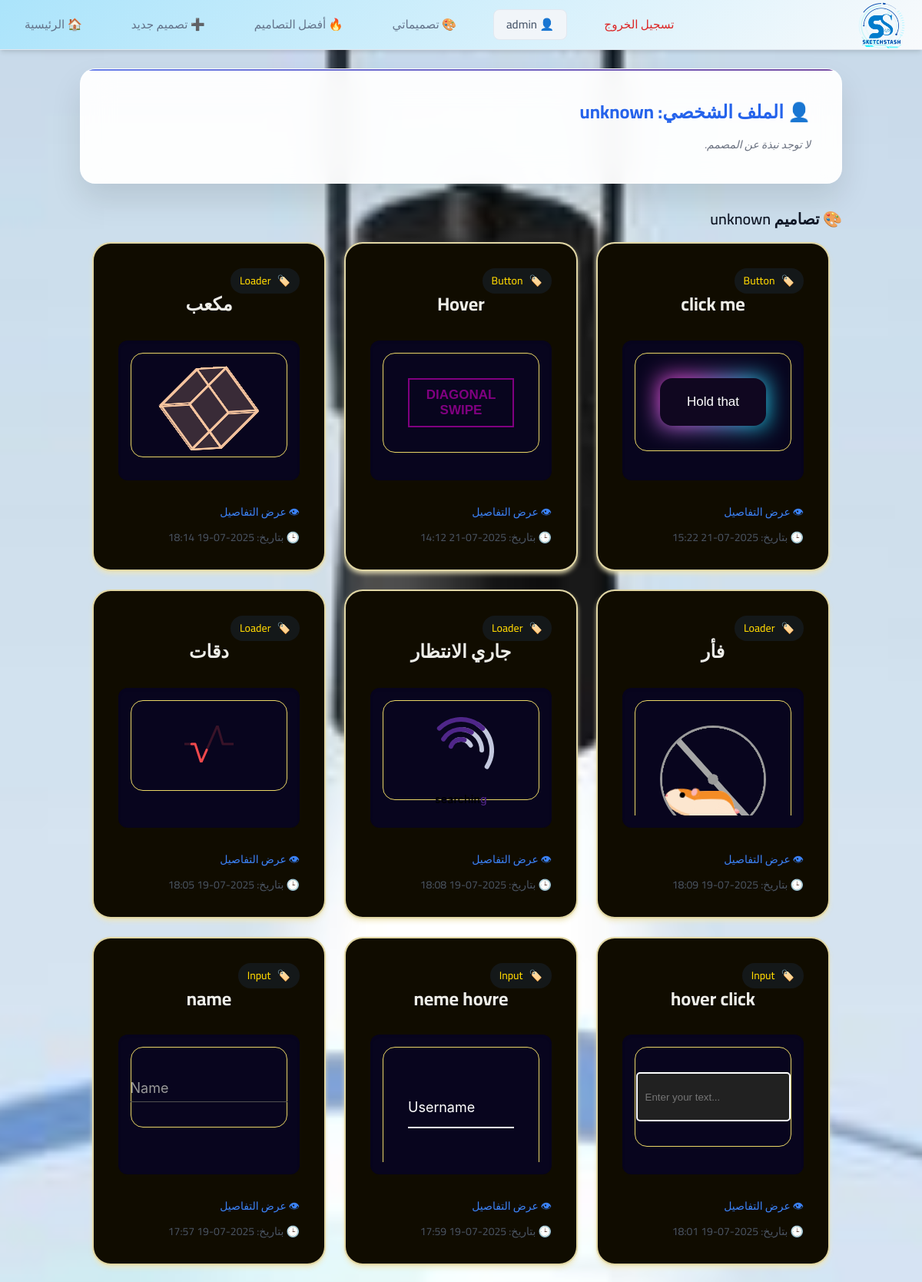
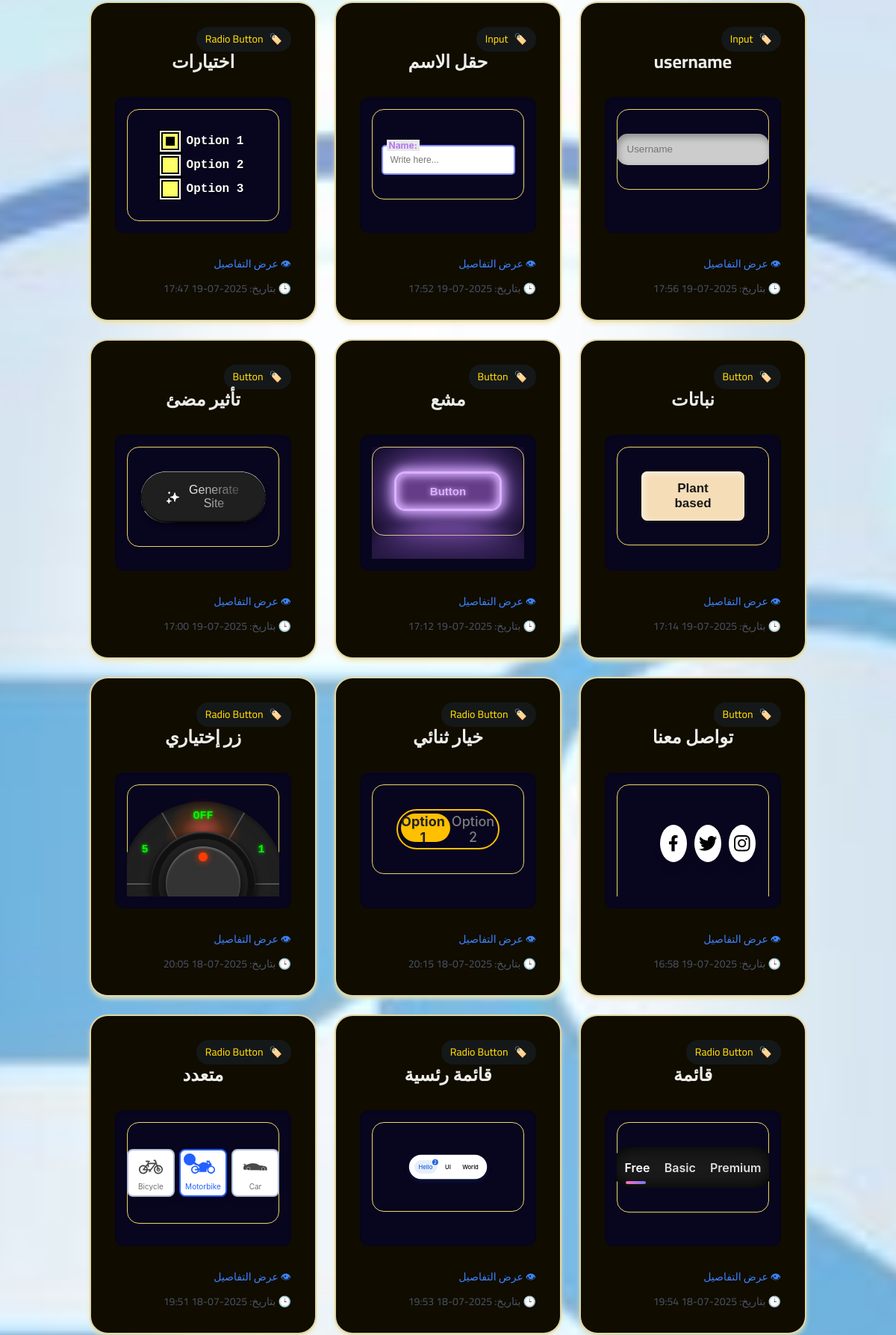
/designer/unknown/ (signed in, upper part), run on the app's committed database (2 pictures, top to bottom).
### designs/models.py (models this page shows, shortened)
class Design(models.Model):
    DESIGN_TYPES = [
        ('button', 'Button'),
        ('card', 'Card'),
        ('navbar', 'Navbar'),
        ('header', 'Header'),
        ('form', 'Form'),
        ('input', 'Input'),
        ('loader', 'Loader'),
        ('radio', 'Radio Button'),
        ('other', 'Other'),
    ]
    name = models.CharField(max_length=100)
    description = models.TextField(blank=True)
    design_type = models.CharField(max_length=20, choices=DESIGN_TYPES)
    html_code = models.TextField()
    css_code = models.TextField()
    creator = models.ForeignKey(User, on_delete=models.CASCADE, related_name='designs')
    created_at = models.DateTimeField(auto_now_add=True)
    likes = models.PositiveIntegerField(default=0)

### designs/views.py (the view)
# urls.py: path('designer/<str:username>/', views.designer_profile, name='designer_profile'),
def designer_profile(request, username):
    user = get_object_or_404(User, username=username)
    designs = Design.objects.filter(creator=user).order_by('-created_at')
    return render(request, 'designs/designer_profile.html', {
        'designer': user,
        'designs': designs
    })

### designs/templates/designs/designer_profile.html (shortened to what this page needs)
{% extends 'designs/base.html' %}
{% block content %}
  <div class="form-box mb-8">
    <h1 class="text-2xl font-bold text-blue-600 mb-4">👤 الملف الشخصي: {{ designer.username }}</h1>
    {% if designer.profile.bio %}
      <p class="text-sm text-gray-700 mt-2">📝 نبذة: {{ designer.profile.bio }}</p>
    {% else %}
      <p class="text-sm text-gray-500 italic mt-2">لا توجد نبذة عن المصمم.</p>
    {% endif %}
  </div>
  <h2 class="text-xl font-semibold mb-4">🎨 تصاميم {{ designer.username }}</h2>
  {% if designs %}
<div class="design-grid">
    {% for design in designs %}
        <div class="design-card">
          <div class="card-info">
               <div class="design-type">
                    <span>🏷️</span>
                    <span>{{ design.get_design_type_display }}</span>
                </div>
               <div class="card-content">
                <h2 class="design-title">{{ design.name }}</h2>
              </div>
            <div class="">
              <iframe
                id="preview-iframe-{{ design.id }}"
                class="preview-iframe"
                onload="
                  const iframe = this;
                  const doc = iframe.contentWindow.document;
                  doc.open();
                  doc.write(`<!DOCTYPE html> <html>
                  <head> <style>
                body { margin: 0; padding: 2rem; font-family: -apple-system, BlinkMacSystemFont,
                'Segoe UI', Roboto, sans-serif;
                align-items: center; display: flex; justify-content: center;
                border: 1px solid #ead666; border-radius: 1rem;
                }
                    {{ design.css_code|escapejs }}
                    </style>
                  </head>{{ design.html_code|escapejs }}</body></html>`);
                  doc.close();
                ">
              </iframe>
            </div>
          </div>
          <div class="text-right mt-3">
            <a href="{% url 'design_detail' design.pk %}" class="text-sm text-blue-500 hover:underline">👁 عرض التفاصيل</a>
          </div>
          <div class="text-sm text-gray-600 mt-3">
            🕒 بتاريخ: {{ design.created_at|date:"Y-m-d H:i" }}
          </div>
        </div>
      {% endfor %}
    </div>
  {% else %}
    <p class="text-gray-500">لا توجد تصاميم لهذا المصمم حتى الآن.</p>
  {% endif %}
{% endblock %}

### designs/templates/designs/base.html (shortened to what this page needs)
<!DOCTYPE html>
<html lang="ar" dir="rtl">
<head>
    {% load static %}
    <script src="https://cdn.tailwindcss.com"></script>
    <link rel="stylesheet" href="{% static 'css/stylebox.css' %}">
</head>
<body class="bg-gray-100 text-gray-900 min-h-screen flex flex-col" style="font-family: 'Cairo', sans-serif;">
<nav class="navbar" id="navbar">
    <div class="navbar-container">
        <a href="/" class="navbar-logo">
            <img src="{% static 'images/logo.png' %}" alt="SketchStash" class="h-8">
        </a></a>
        <div class="navbar-menu" id="navbar-menu">
            <a href="{% url 'design_list' %}" class="navbar-link">🏠 الرئيسية</a>
            <a href="{% url 'create_design' %}" class="navbar-link">➕ تصميم جديد</a>
            <a href="{% url 'best_designs' %}" class="navbar-link">🔥 أفضل التصاميم</a>
            {% if user.is_authenticated %}
                <div class="navbar-menu">
                    <a href="{% url 'designer_profile' user.username %}" class="navbar-link">🎨 تصميماتي</a>
                    <a href="{% url 'profile' %}" class="navbar-link navbar-profile">👤 {{ user.username }}</a>
                    <form method="POST" action="{% url 'logout' %}" style="display: inline;">
                        <button type="submit" class="navbar-logout">تسجيل الخروج</button>
                    </form>
                </div>
            {% else %}
                <div class="navbar-auth">
                    <a href="{% url 'login' %}" class="navbar-link navbar-login">تسجيل الدخول</a>
                    <a href="{% url 'register' %}" class="navbar-link navbar-register">حساب جديد</a>
                </div>
            {% endif %}
        </div>
    </div>
</nav>
    <main class="flex-grow container mx-auto px-4 py-6">
        {% block content %}{% endblock %}
    </main>
</body>
</html>

### data on the page
Design: design_type "Button", name "click me", created_at "2025-07-21 15:22"
Design: design_type "Button", name "Hover", created_at "2025-07-21 14:12"
Design: design_type "Loader", name "مكعب", created_at "2025-07-19 18:14"
Design: design_type "Loader", name "فأر", created_at "2025-07-19 18:09"
Design: design_type "Loader", name "جاري الانتظار", created_at "2025-07-19 18:08"
Design: design_type "Loader", name "دقات", created_at "2025-07-19 18:05"
Design: design_type "Input", name "hover click", created_at "2025-07-19 18:01"
Design: design_type "Input", name "neme hovre", created_at "2025-07-19 17:59"
Design: design_type "Input", name "name", created_at "2025-07-19 17:57"
Design: design_type "Input", name "username", created_at "2025-07-19 17:56"
Design: design_type "Input", name "حقل الاسم", created_at "2025-07-19 17:52"
Design: design_type "Radio Button", name "اختيارات", created_at "2025-07-19 17:47"
Design: design_type "Button", name "نباتات", created_at "2025-07-19 17:14"
Design: design_type "Button", name "مشع", created_at "2025-07-19 17:12"
Design: design_type "Button", name "تأثير مضئ", created_at "2025-07-19 17:00"
Design: design_type "Button", name "تواصل معنا", created_at "2025-07-19 16:58"
Design: design_type "Radio Button", name "خيار ثنائي", created_at "2025-07-18 20:15"
Design: design_type "Radio Button", name "زر إختياري", created_at "2025-07-18 20:05"
Design: design_type "Radio Button", name "قائمة", created_at "2025-07-18 19:54"
Design: design_type "Radio Button", name "قائمة رئسية", created_at "2025-07-18 19:53"
Design: design_type "Radio Button", name "متعدد", created_at "2025-07-18 19:51"

### other printed values
{{ user.username }} "admin"
{{ designer.username }} "unknown"
